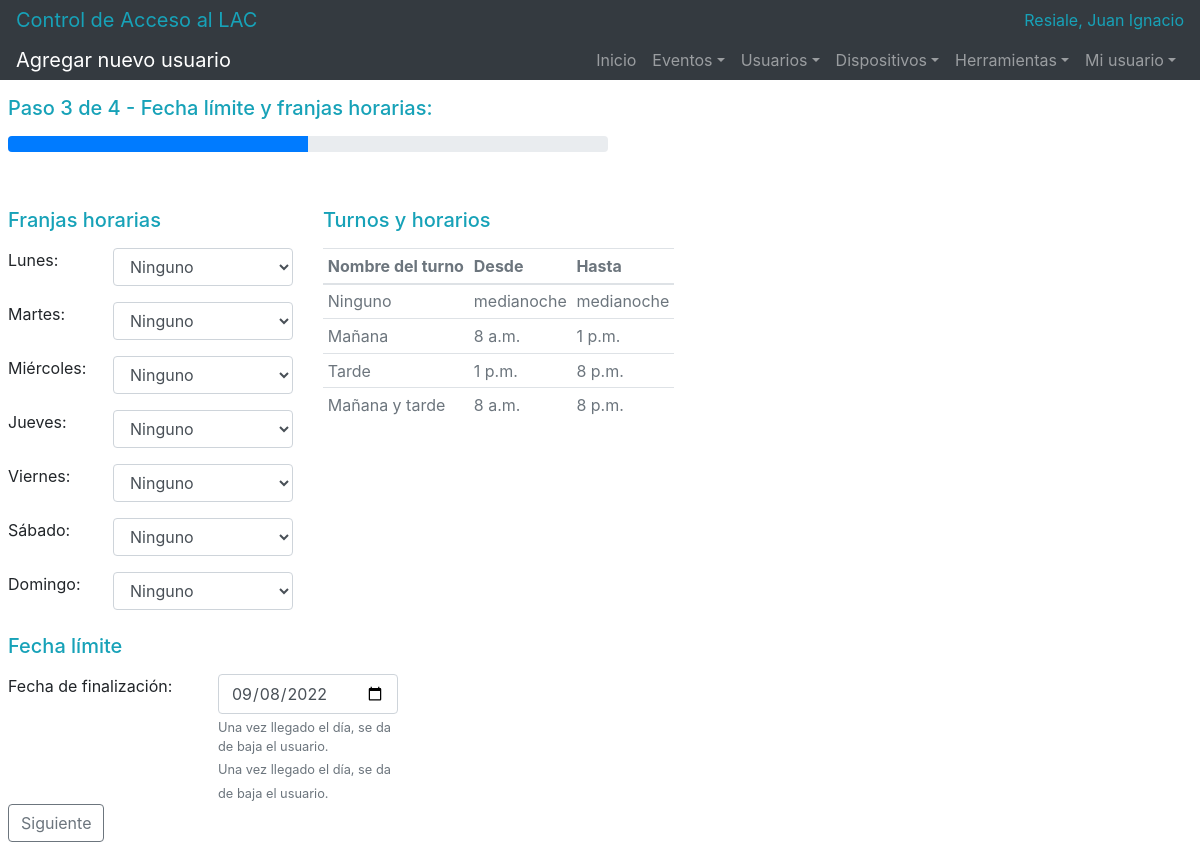
The page /usuarios/registro-paso-3/1/ (signed in) on the database its author committed.
### users/models.py (models this page shows, shortened)
class User(AbstractBaseUser):
	class Meta:
		ordering = ["-date_joined"]
	first_name 		= models.CharField(_('Nombre'), max_length=50)
	last_name 		= models.CharField(_('Apellido'), max_length=50)
	email 			= models.EmailField(_('Email'), max_length=50, unique=True,
		error_messages={
			'unique': _("Ya existe un usuario con ese email."),
		})
	identity 		= models.CharField(_('DNI'), max_length=8, unique=True,
		validators=[
			validators.RegexValidator(re.compile('^[0-9]*$'),
				_('Ingrese un documento válido (números únicamente).'))
		],
		error_messages={
			'unique': _("Ya existe un usuario con ese DNI.")
		})
	phone 			= models.CharField(_('Número de teléfono'), max_length=20,
		validators=[
			validators.RegexValidator(re.compile('^[0-9-]*$'),
				_('Ingrese un teléfono válido (números y guiones únicamente).'))
		])
	expiration_date = models.DateField(_('Fecha de finalización'),
		help_text=_('Una vez llegado el día, se da de baja el usuario.'), default=timezone.now)
	monday 			= models.ForeignKey('users.TimeZone',
		on_delete=models.SET_DEFAULT, related_name='monday', verbose_name='Lunes',
		default=1)
	tuesday 		= models.ForeignKey('users.TimeZone',
		on_delete=models.SET_DEFAULT, related_name='tuedsay', verbose_name='Martes',
		default=1)
	wednesday 		= models.ForeignKey('users.TimeZone',
		on_delete=models.SET_DEFAULT, related_name='wendesday', verbose_name='Miércoles',
		default=1)
	thursday 		= models.ForeignKey('users.TimeZone',
		on_delete=models.SET_DEFAULT, related_name='thursday', verbose_name='Jueves',
		default=1)
	friday 			= models.ForeignKey('users.TimeZone',
		on_delete=models.SET_DEFAULT, related_name='friday', verbose_name='Viernes',
		default=1)
	saturday		= models.ForeignKey('users.TimeZone',
		on_delete=models.SET_DEFAULT, related_name='saturday', verbose_name='Sábado',
		default=1)
	sunday			= models.ForeignKey('users.TimeZone',
		on_delete=models.SET_DEFAULT, related_name='sunday', verbose_name='Domingo',
		default=1)
	category_list = models.ManyToManyField('users.Category', blank=True, related_name='user_category_list', verbose_name='Categoria')
	code 			= models.CharField(_('Código'), max_length=10, default='',
		validators=[
			validators.RegexValidator(re.compile('^[0-9A-Fa-f]*$'),
				_('Código de tarjeta inválido (números hexadecimales únicamente).'))
		])
	is_staff 		= models.BooleanField(_('Administrador'), default=False,
		help_text=_('Determina si el usuario tiene permisos para administrar el sitio'
				' (no posee franjas horarias).'))
	is_active 		= models.BooleanField(_('Activo'), default=True,
		help_text=_('Determina si el usuario puede utilizar el sistema o no.'))
	date_joined 	= models.DateTimeField(_('Fecha y hora de registro'), default=timezone.now)
	objects 		= UserManager()
	EMAIL_FIELD 	= 'email'
	USERNAME_FIELD 	= 'email'
	REQUIRED_FIELDS = []

class TimeZone(models.Model):
	zone_name		= models.CharField(_('Turno'), max_length=20)
	begin			= models.TimeField(_('Hora de inicio'))
	end 			= models.TimeField(_('Hora de finalización'))
	def __str__(self):
		return self.zone_name

### users/views.py (the view, shortened to what this page needs)
# urls.py: url(r'^usuarios/registro-paso-3/(?P<pk>[0-9]+)/$', views.UserRegisterStep3View.as_view(),
class UserRegisterStep3View(AdminTest, FormView):
	form_class = UserTimeZoneForm
	template_name = 'users/user_register_step_3.html'
	def get_context_data(self, **kwargs):
		context = super(UserRegisterStep3View, self).get_context_data(**kwargs)
		context['time_zone'] = TimeZone.objects.all()
		return context

### users/forms.py
class UserTimeZoneForm(forms.ModelForm):
    class Meta:
        model = User
        fields = (
            'expiration_date',
            'monday',
            'tuesday',
            'wednesday',
            'thursday',
            'friday',
            'saturday',
            'sunday',
        )
        widgets = {
            'expiration_date': DateInput()
        }

### users/views.py (called while the page is built)
	def test_func(self):
		test = self.request.user.is_staff
		if not test:
			logout(self.request)
		return test

### users/templates/users/user_register_step_3.html (shortened to what this page needs)
{% extends "base.html" %}
{% block title %}
Agregar nuevo usuario
{% endblock title %}
{% block content %}
{% load bootstrap4 %}
<div class="container-responsive ml-2 mr-3" style="max-width:600px;">
    <form class="form-group" method="post">
        <h5 class="h5 text-info mb-3">Paso 3 de 4 - Fecha límite y franjas horarias:</h5>
        <div class="progress mb-5">
            <div class="progress-bar" role="progressbar" style="width: 50%;"></div>
        </div>
        <div class="container-responsive">
            <div class="row">
                <div class="col-12 col-sm-6">
                    <h1 class="h5 text-info mt-2 mb-3">Franjas horarias</h1>
                    <div class="row">
                        <div class="col-4">
                            {{ form.monday.label_tag }}
                        </div>
                        <div class="col-8">
                            {% bootstrap_field form.monday show_label=False %}
                        </div>
                    </div>
                    <div class="row">
                        <div class="col-4">
                            {{ form.tuesday.label_tag }}
                        </div>
                        <div class="col-8">
                            {% bootstrap_field form.tuesday show_label=False %}
                        </div>
                    </div>
                    <div class="row">
                        <div class="col-4">
                            {{ form.wednesday.label_tag }}
                        </div>
                        <div class="col-8">
                            {% bootstrap_field form.wednesday show_label=False %}
                        </div>
                    </div>
                    <div class="row">
                        <div class="col-4">
                            {{ form.thursday.label_tag }}
                        </div>
                        <div class="col-8">
                            {% bootstrap_field form.thursday show_label=False %}
                        </div>
                    </div>
                    <div class="row">
                        <div class="col-4">
                            {{ form.friday.label_tag }}
                        </div>
                        <div class="col-8">
                            {% bootstrap_field form.friday show_label=False %}
                        </div>
                    </div>
                    <div class="row">
                        <div class="col-4">
                            {{ form.saturday.label_tag }}
                        </div>
                        <div class="col-8">
                            {% bootstrap_field form.saturday show_label=False %}
                        </div>
                    </div>
                    <div class="row">
                        <div class="col-4">
                            {{ form.sunday.label_tag }}
                        </div>
                        <div class="col-8">
                            {% bootstrap_field form.sunday show_label=False %}
                        </div>
                    </div>
                </div>
                <div class="col-12 col-sm-6">
                    <h1 class="h5 text-info mt-2 mb-3">Turnos y horarios</h1>
                    <table class="table table-sm text-secondary">
                        <thead>
                            <tr>
                                <th scope="col" style="min-width:146px;">Nombre del turno</th>
                                <th scope="col">Desde</th>
                                <th scope="col">Hasta</th>
                            </tr>
                        </thead>
                        <tbody>
                            {% for tz in time_zone %}
                                <tr>
                                    <td>{{ tz.zone_name }}</td>
                                    <td>{{ tz.begin }}</td>
                                    <td>{{ tz.end }}</td>
                                </tr>
                            {% endfor %}
                        </tbody>
                    </table>
                </div>
            </div>
            <h5 class="h5 text-info mt-2 mb-3">Fecha límite</h5>
            <div class="row">
                <div class="col-4">
                    {{ form.expiration_date.label_tag }}
                </div>
                <div class="col-6 col-sm-4">
                    {% bootstrap_field form.expiration_date show_label=False show_help=False %}
                    <div style="margin-top: -16px;">
                        <small class="text-muted">{{ form.expiration_date.help_text }}</small>
                    </div>
                </div>
            </div>
        </div>
        <button class="btn btn-outline-secondary" type="submit">Siguiente</button>
    </form>
</div>
{% endblock content %}

### templates/base.html (shortened to what this page needs)
<!DOCTYPE html>
<html lang=es>
<head>
	{% include 'base/css.html' %}
</head>
<body>
	<nav class="navbar navbar-expand-md navbar-dark bg-dark py-0">
		<a class="navbar-brand text-info" href="/inicio">Control de Acceso al LAC</a>
		<div class="collapse navbar-collapse">
			<ul class="navbar-nav ml-auto">
				<span class="navbar-text text-info">
					{{ request.user.last_name }}, {{ request.user.first_name }}
				</span>
			</ul>
		</div>
	</nav>
	<nav class="navbar navbar-expand-md navbar-dark bg-dark py-0 sticky-top mb-3">
		<span class="navbar-brand">{% block title %}{% endblock title %}</span>
		<div class="collapse navbar-collapse" id="navbarSupportedContent">
			<ul class="navbar-nav ml-auto">
				<li class="nav-item">
					<a class="nav-link" href="/inicio">Inicio</a>
				</li>
				{% if request.user.is_staff %}
				<li class="nav-item dropdown">
					<a class="nav-link dropdown-toggle" href="#" id="eventsDropdown" role="button" data-toggle="dropdown" aria-haspopup="true" aria-expanded="false">Eventos</a>
				</li>
				<li class="nav-item dropdown">
					<a class="nav-link dropdown-toggle" href="#" id="usersDropdown" role="button" data-toggle="dropdown" aria-haspopup="true" aria-expanded="false">Usuarios</a>
				</li>
				<li class="nav-item dropdown">
					<a class="nav-link dropdown-toggle" href="#" id="usersDropdown" role="button" data-toggle="dropdown" aria-haspopup="true" aria-expanded="false">Dispositivos</a>
				</li>
				<li class="nav-item dropdown">
					<a class="nav-link dropdown-toggle" href="#" id="toolsDropdown" role="button" data-toggle="dropdown" aria-haspopu="true" aria-expanded="false">Herramientas</a>
				</li>
				{% endif %}
				<li class="nav-item dropdown">
					<a class="nav-link dropdown-toggle" href="#" id="usersDropdown" role="button" data-toggle="dropdown" aria-haspopup="true" aria-expanded="false">Mi usuario</a>
				</li>
			</ul>
		</div>
	</nav>
	{% block content %}{% endblock content %}
</body>
</html>

### rows shown on the page
User: user.last_name "Resiale", user.first_name "Juan Ignacio"
TimeZone: zone_name "Ninguno", begin "medianoche", end "medianoche"
TimeZone: zone_name "Mañana", begin "8 a.m.", end "1 p.m."
TimeZone: zone_name "Tarde", begin "1 p.m.", end "8 p.m."
TimeZone: zone_name "Mañana y tarde", begin "8 a.m.", end "8 p.m."
